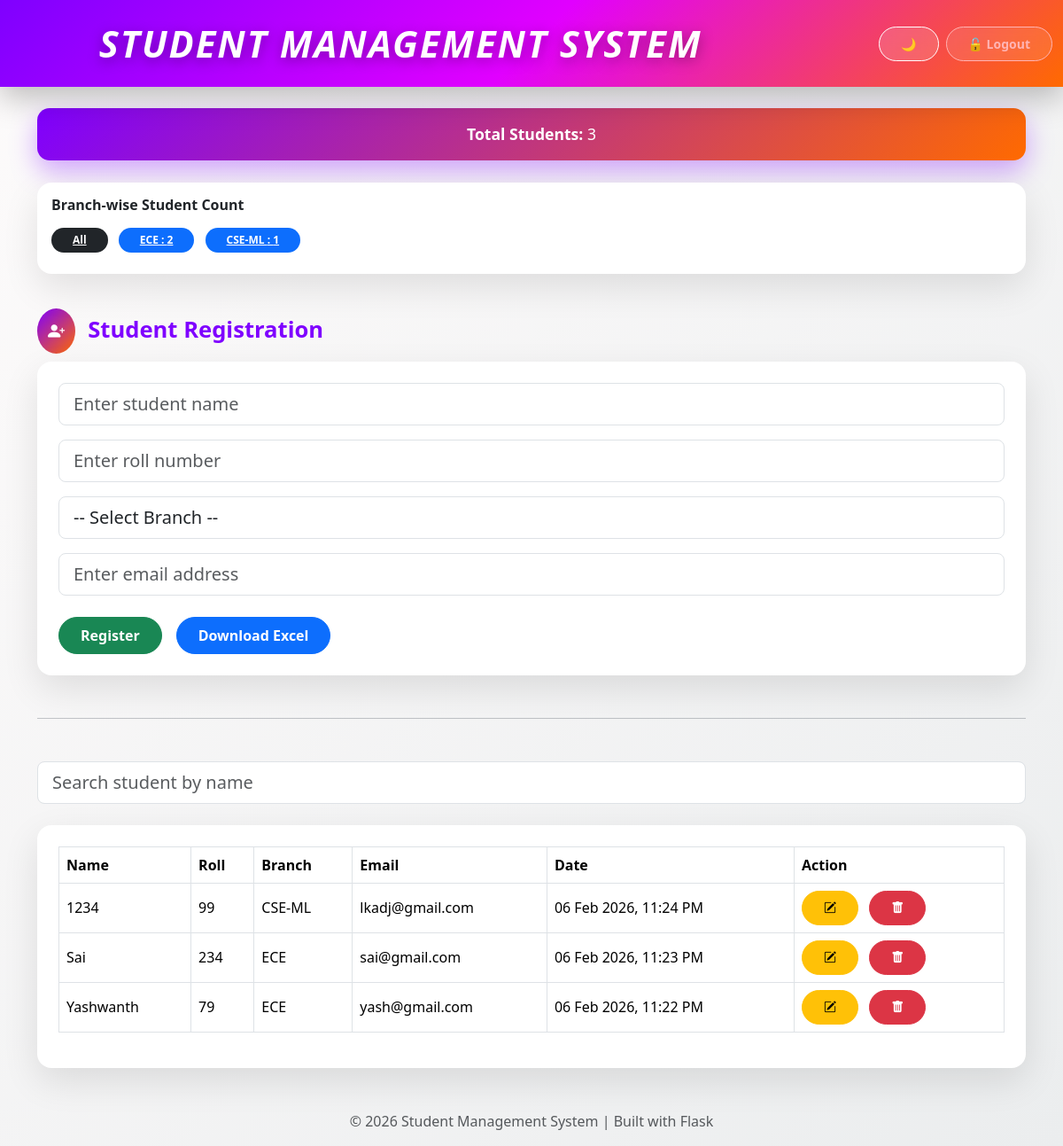
/ (signed in), run on the app's committed database.
### app.py (models this page shows)
class Student(db.Model):
    id = db.Column(db.Integer, primary_key=True)
    name = db.Column(db.String(100), nullable=False)
    roll = db.Column(db.String(50), unique=True, nullable=False)
    branch = db.Column(db.String(100), nullable=False)
    email = db.Column(db.String(100), unique=True, nullable=False)
    created_at = db.Column(db.DateTime, default=datetime.now)

### app.py (the view, shortened to what this page needs)
@app.route("/", methods=["GET", "POST"])
def index():
    if not session.get("logged_in"):
        return redirect(url_for("login"))
    search = request.args.get("search")
    selected_branch = request.args.get("branch")
    query = Student.query
    if search:
        query = query.filter(Student.name.ilike(f"%{search}%"))
    if selected_branch:
        query = query.filter_by(branch=selected_branch)
    students = query.order_by(Student.created_at.desc()).all()
    all_students = Student.query.all()
    branch_counts = {}
    for s in all_students:
        branch_counts[s.branch] = branch_counts.get(s.branch, 0) + 1
    return render_template(
        "index.html",
        students=students,
        branch_counts=branch_counts,
        selected_branch=selected_branch
    )

### templates/index.html (shortened to what this page needs)
{% extends "base.html" %}
{% block content %}
<div class="stats-card text-center">
  <strong>Total Students:</strong> {{ students|length }}
</div>
<div class="card mb-5">
  <div class="card-body">
    <h6 class="fw-bold mb-3">Branch-wise Student Count</h6>
    <a href="{{ url_for('index') }}"
       class="badge rounded-pill me-2 mb-2 px-4 py-2
       {% if not selected_branch %} bg-dark {% else %} bg-secondary {% endif %}">
      All
    </a>
    {% for branch, count in branch_counts.items() %}
      <a href="{{ url_for('index', branch=branch) }}"
         class="badge rounded-pill me-2 mb-2 px-4 py-2
         {% if selected_branch == branch %} bg-success {% else %} bg-primary {% endif %}">
        {{ branch }} : {{ count }}
      </a>
    {% endfor %}
  </div>
</div>
<h3 class="section-title">
  <span class="icon-box">
    <i class="bi bi-person-plus-fill"></i>
  </span>
  Student Registration
</h3>
<div class="card mb-5">
  <div class="card-body p-4">
    <form method="POST">
      <div class="mb-3">
        <input class="form-control form-control-lg"
               name="name"
               placeholder="Enter student name"
               required autofocus>
      </div>
      <div class="mb-3">
        <input class="form-control form-control-lg"
               name="roll"
               placeholder="Enter roll number"
               required>
      </div>
      <div class="mb-3">
        <select class="form-control form-control-lg" name="branch" required>
          <option value="">-- Select Branch --</option>
        </select>
      </div>
      <div class="mb-4">
        <input class="form-control form-control-lg"
               name="email"
               type="email"
               placeholder="Enter email address"
               required>
      </div>
      <div class="d-flex flex-wrap gap-3">
        <button id="registerBtn"
                class="btn btn-success"
                onclick="showLoading(this)">
          Register
        </button>
        <a href="/download" class="btn btn-primary">
          Download Excel
        </a>
      </div>
    </form>
  </div>
</div>
<hr class="my-5">
<form method="GET" class="mb-4">
  <input class="form-control form-control-lg"
         name="search"
         placeholder="Search student by name">
</form>
<div class="card">
  <div class="card-body p-4">
    <div class="table-responsive">
      <table class="table table-bordered align-middle">
        <thead>
          <tr>
            <th>Name</th>
            <th>Roll</th>
            <th>Branch</th>
            <th>Email</th>
            <th>Date</th>
            <th>Action</th>
          </tr>
        </thead>
        <tbody>
        {% if students|length == 0 %}
          <tr>
            <td colspan="6" class="text-center text-muted py-4">
              No students found
            </td>
          </tr>
        {% else %}
          {% for s in students %}
          <tr>
            <td>{{ s.name }}</td>
            <td>{{ s.roll }}</td>
            <td>{{ s.branch }}</td>
            <td>{{ s.email }}</td>
            <td>{{ s.created_at.strftime("%d %b %Y, %I:%M %p") }}</td>
            <td>
              <a href="/edit/{{ s.id }}"
                 class="btn btn-warning btn-sm me-2">
                <i class="bi bi-pencil-square"></i>
              </a>
              <a href="/delete/{{ s.id }}"
                 onclick="return confirm('Are you sure you want to delete this student?')"
                 class="btn btn-danger btn-sm">
                <i class="bi bi-trash-fill"></i>
              </a>
            </td>
          </tr>
          {% endfor %}
        {% endif %}
        </tbody>
      </table>
    </div>
  </div>
</div>
{% endblock %}

### templates/base.html (shortened to what this page needs)
<!DOCTYPE html>
<html>
<head>
    <link href="https://cdn.jsdelivr.net/npm/bootstrap@5.3.2/dist/css/bootstrap.min.css" rel="stylesheet">
    <link rel="stylesheet" href="https://cdn.jsdelivr.net/npm/bootstrap-icons@1.11.1/font/bootstrap-icons.css">
    <link rel="stylesheet" href="{{ url_for('static', filename='style.css') }}">
</head>
<body class="main-bg">
<nav class="navbar navbar-expand-lg mb-4 main-navbar">
  <div class="container-fluid align-items-center">
    <div class="header-title mx-auto">
      Student Management System
    </div>
    <div class="d-flex gap-2 ms-auto">
      <button
        class="btn btn-sm theme-btn"
        onclick="toggleDarkMode()"
        aria-label="Toggle dark mode"
        title="Toggle Dark / Light Mode">
        🌙
      </button>
      <button
        class="btn btn-sm logout-btn"
        onclick="confirmLogout()"
        aria-label="Logout"
        title="Logout">
        🔓 Logout
      </button>
    </div>
  </div>
</nav>
<div class="container mt-4">
{% block content %}{% endblock %}
</div>
<footer class="text-center text-muted mt-5 mb-3">
  © 2026 Student Management System | Built with Flask
</footer>
</body>
</html>

### static/style.css (style rules this page uses)
html, body { min-height: 100%; font-family: "Segoe UI", "Poppins", sans-serif; }
body { background: linear-gradient(135deg, #fdfbfb, #ebedee); color: #1f2937; transition: all 0.3s ease; }
.main-navbar { background: linear-gradient( 135deg, #7f00ff, #e100ff, #ff6a00 ); padding: 18px 0; box-shadow: 0 12px 35px rgba(0,0,0,0.25); }
.header-title { font-size: 2.6rem; font-weight: 800; font-style: italic; letter-spacing: 2px; color: #ffffff; text-transform: uppercase; text-align: center; text-shadow: 0 4px 15px rgba(0,0,0,0.35); }
.theme-btn, .logout-btn { border-radius: 30px; padding: 6px 18px; font-weight: 600; backdrop-filter: blur(8px); }
.theme-btn { border: 1px solid #ffffff; color: #ffffff; background: rgba(255,255,255,0.15); }
.logout-btn { border: 1px solid #ffb4b4; color: #ffb4b4; background: rgba(255,255,255,0.1); }
.section-title { display: flex; align-items: center; font-size: 1.6rem; font-weight: 700; color: #7f00ff; margin: 30px 0 20px; }
.section-title i { margin-right: 14px; background: linear-gradient(135deg, #7f00ff, #ff6a00); color: white; padding: 12px; border-radius: 50%; font-size: 1.2rem; }
.stats-card { background: linear-gradient(135deg, #7f00ff, #ff6a00); color: white; padding: 16px 20px; border-radius: 14px; font-size: 1.1rem; box-shadow: 0 12px 30px rgba(127,0,255,0.35); margin-bottom: 25px; }
.card { background: #ffffff; border-radius: 16px; border: none; box-shadow: 0 15px 40px rgba(0,0,0,0.1); animation: fadeUp 0.6s ease; }
.btn { border-radius: 30px; font-weight: 600; padding: 8px 24px; }

### data on the page
Student: branch "ECE", count "2", name "Yashwanth", roll "79", email "yash@gmail.com", created_at "06 Feb 2026, 11:22 PM"
Student: branch "CSE-ML", count "1", name "1234", roll "99", email "lkadj@gmail.com", created_at "06 Feb 2026, 11:24 PM"
Student: name "Sai", roll "234", branch "ECE", email "sai@gmail.com", created_at "06 Feb 2026, 11:23 PM"

### other printed values
{{ students|length }} "3"
